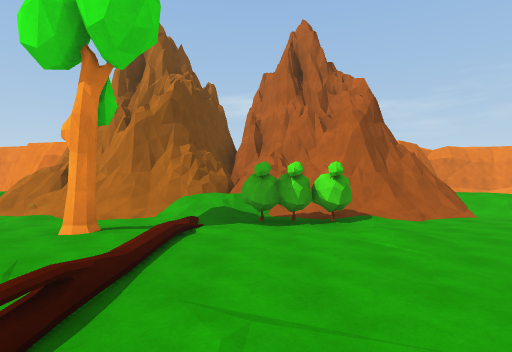
View 1 (above)

22 first-person views from a walk through a Unity game level. The camera is 1.5 m above the floor, looks level and sees 80° across. The floor is counted in squares, 2 m on a side. Each view is taken from the middle of a square. On the plan, view 1 faces up. The plan holds only what a view shows up to about 10 squares ahead; the rest is blank. The place goes on beyond the plan. The player is left out.

View 2
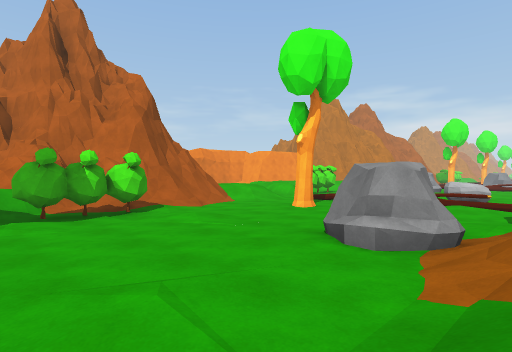

View 3
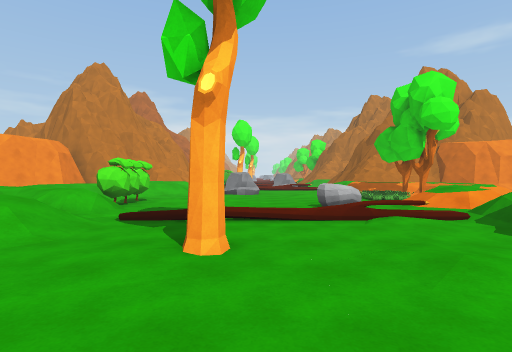

View 4
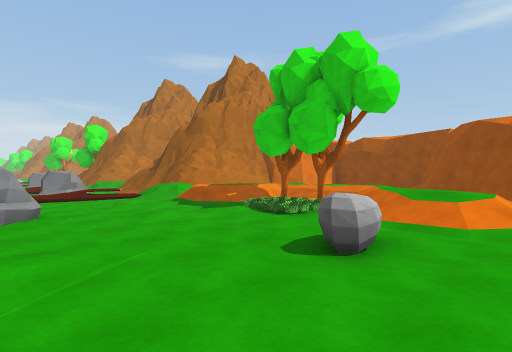

View 5
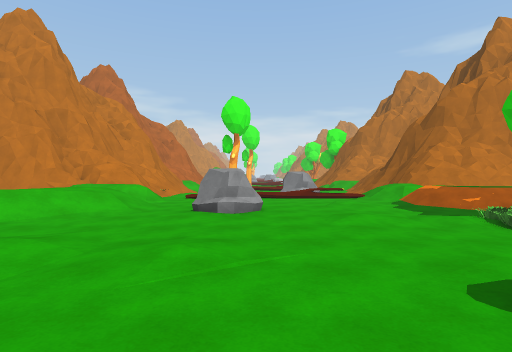

View 6
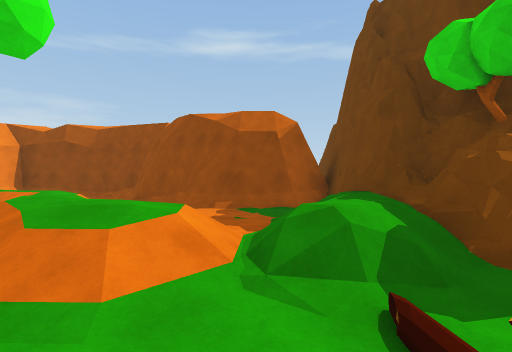

View 7
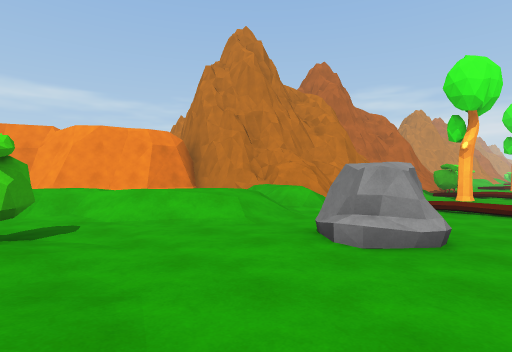

View 8
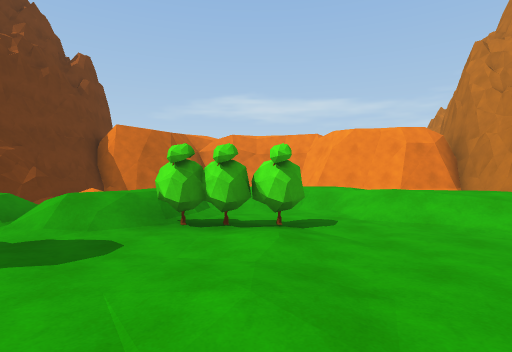

View 9
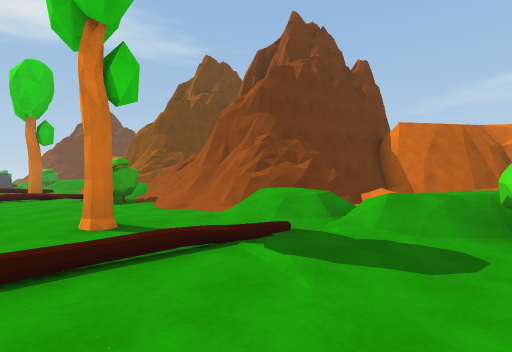

View 10
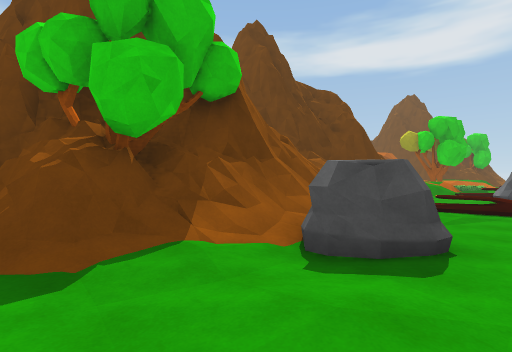

View 11
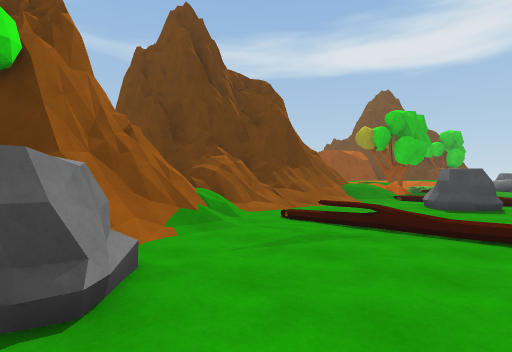

View 12
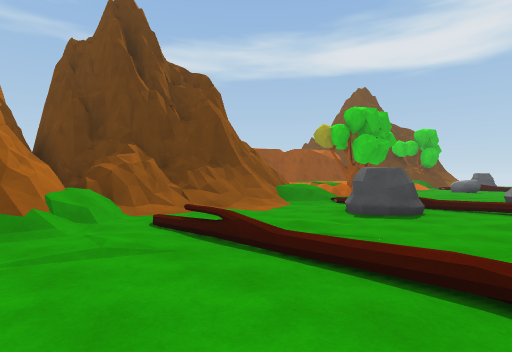

View 13
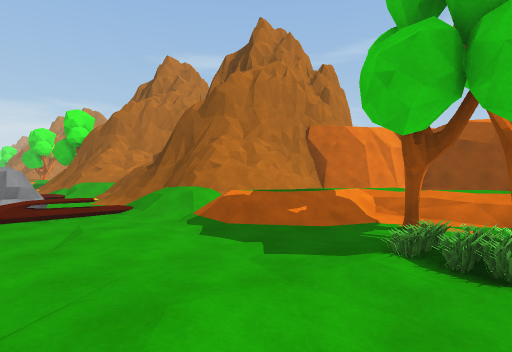

View 14
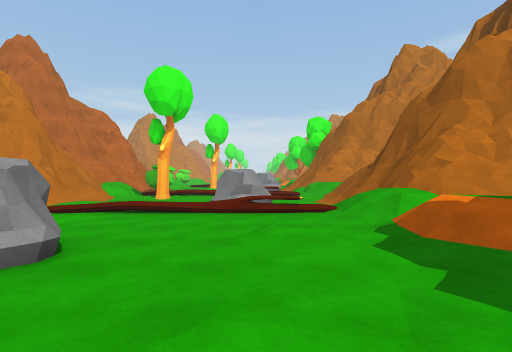

View 15
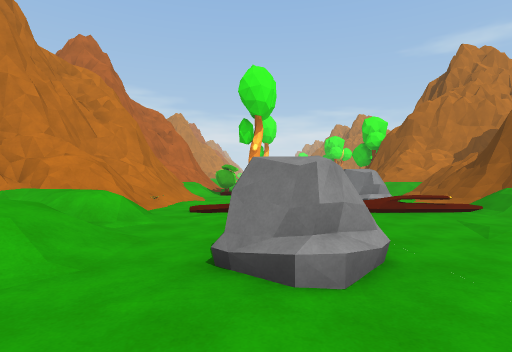

View 16
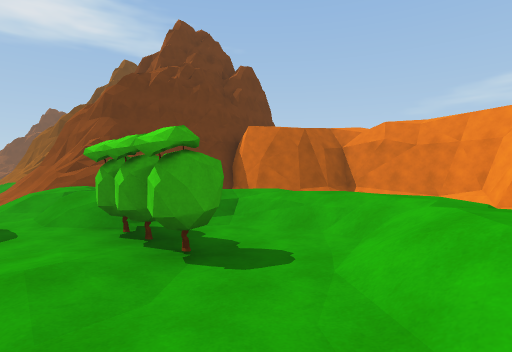

View 17
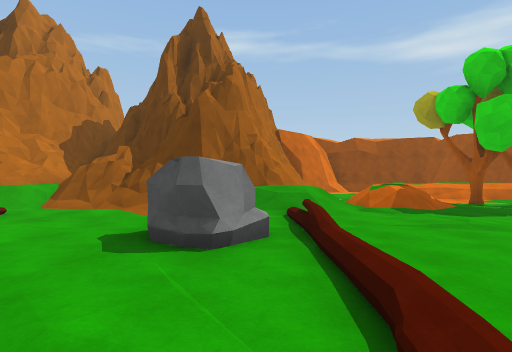

View 18
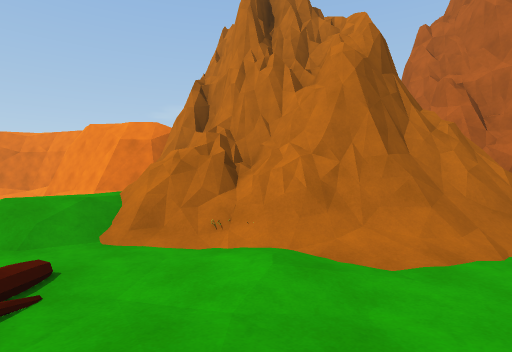

View 19
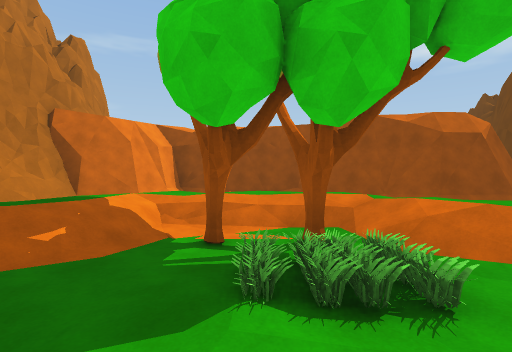

View 20
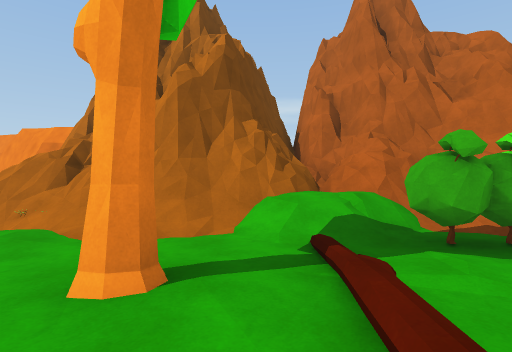

View 21
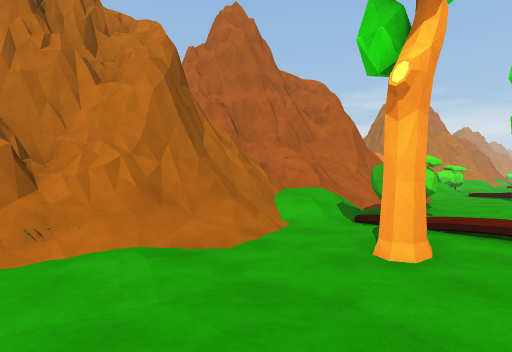

View 22
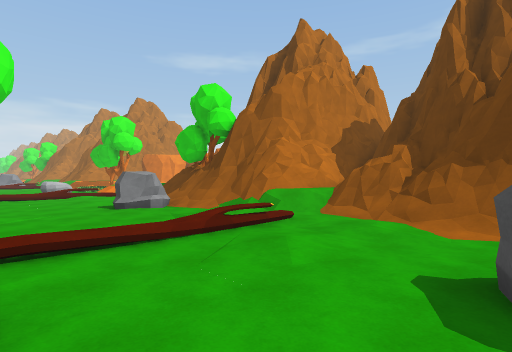

### Floor plan
Key: @ floor where view 1 was taken; # wall or solid block; x gap in a wall; . main floor; : floor 0.25 m higher than the main floor; + floor 0.75 m higher than the main floor; * floor 1 m higher than the main floor; / step, stairs or slope; = window, fence, low wall or low ledge; ^ raised ledge; B bush; T tree; R rock.
Columns run from 6 left of view 1 to 23 right of it. Each row starts with its distance up from view 1.
 15               ######
 14              ##/   ###
 13             ##/     :####
 12             #           #
 11      #     ##   //      #
 10 #^# ^####  ##  /****/  /##^#
  9 #=#^##### ##/ /*/.://  /##=#^#
  8 ##===/#===##*///BB.//*///##===
  7 .///////////////.:../////.////
  6 .:.../BB...../.:.:....../.:..
  5 .:.T:.:.:..T./.:.:..:R.:..:.T:
  4 ........:..../...:...R........
  3 .R.........../............R..
  2 RR.::x:.RR::.=..R:.::.:.=RR.:
  1 ...:.=:./R...=.....:..:.=...:.
  0 /:::..@/////.////..B../://:::.
 -1 #=##//####TT=*/**/.../*:*#=##+
 -2 #^^===######//: /*T.T// ##^^==
 -3   ^####    ##/.: /****/ ## ^##
 -4     ###     #/::   // :/#
 -5      #      ####       /#
 -6                ##/    ###
 -7                 ###/ /#
 -8                   #####

Positions as (right, up) in squares from view 1, and headings:
1: (0, 0), facing up
2: (-1, 0), facing up-right
3: (2, 4), facing right
4: (8, 5), facing down-right
5: (8, 4), facing right
6: (8, 2), facing down
7: (11, 3), facing up-right
8: (11, 3), facing up
9: (10, 3), facing up-left
10: (6, 3), facing down-left
11: (3, 4), facing down-left
12: (1, 5), facing down-left
13: (12, 3), facing down-right
14: (12, 2), facing right
15: (12, 5), facing right
16: (14, 6), facing up-left
17: (19, 6), facing down
18: (20, 4), facing up
19: (13, 2), facing down
20: (-2, 3), facing up
21: (-6, 4), facing up-right
22: (-5, 5), facing down-right
